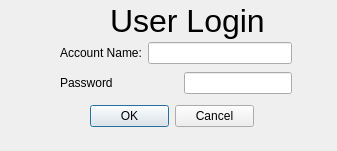
<?xml version="1.0" encoding="UTF-8"?>
<ui version="4.0">
 <class>LoginWindow</class>
 <widget class="QDialog" name="LoginWindow">
  <property name="geometry">
   <rect>
    <x>0</x>
    <y>0</y>
    <width>337</width>
    <height>151</height>
   </rect>
  </property>
  <property name="windowTitle">
   <string>Dialog</string>
  </property>
  <widget class="QDialogButtonBox" name="submitButton">
   <property name="geometry">
    <rect>
     <x>90</x>
     <y>100</y>
     <width>164</width>
     <height>32</height>
    </rect>
   </property>
   <property name="orientation">
    <enum>Qt::Horizontal</enum>
   </property>
   <property name="standardButtons">
    <set>QDialogButtonBox::Cancel|QDialogButtonBox::Ok</set>
   </property>
  </widget>
  <widget class="QLabel" name="label">
   <property name="geometry">
    <rect>
     <x>110</x>
     <y>0</y>
     <width>171</width>
     <height>41</height>
    </rect>
   </property>
   <property name="font">
    <font>
     <pointsize>24</pointsize>
    </font>
   </property>
   <property name="text">
    <string>User Login</string>
   </property>
  </widget>
  <widget class="QWidget" name="layoutWidget">
   <property name="geometry">
    <rect>
     <x>60</x>
     <y>40</y>
     <width>232</width>
     <height>58</height>
    </rect>
   </property>
   <layout class="QVBoxLayout" name="verticalLayout">
    <item>
     <layout class="QHBoxLayout" name="horizontalLayout_2">
      <item>
       <widget class="QLabel" name="accountNameLabel">
        <property name="text">
         <string>Account Name:</string>
        </property>
       </widget>
      </item>
      <item>
       <widget class="QLineEdit" name="inputName"/>
      </item>
     </layout>
    </item>
    <item>
     <layout class="QHBoxLayout" name="horizontalLayout">
      <item>
       <widget class="QLabel" name="passwordLabel">
        <property name="text">
         <string>Password</string>
        </property>
       </widget>
      </item>
      <item alignment="Qt::AlignRight">
       <widget class="QLineEdit" name="inputPassword"/>
      </item>
     </layout>
    </item>
   </layout>
  </widget>
 </widget>
 <resources/>
 <connections>
  <connection>
   <sender>submitButton</sender>
   <signal>accepted()</signal>
   <receiver>LoginWindow</receiver>
   <slot>accept()</slot>
   <hints>
    <hint type="sourcelabel">
     <x>248</x>
     <y>254</y>
    </hint>
    <hint type="destinationlabel">
     <x>157</x>
     <y>274</y>
    </hint>
   </hints>
  </connection>
  <connection>
   <sender>submitButton</sender>
   <signal>rejected()</signal>
   <receiver>LoginWindow</receiver>
   <slot>reject()</slot>
   <hints>
    <hint type="sourcelabel">
     <x>316</x>
     <y>260</y>
    </hint>
    <hint type="destinationlabel">
     <x>286</x>
     <y>274</y>
    </hint>
   </hints>
  </connection>
 </connections>
</ui>
